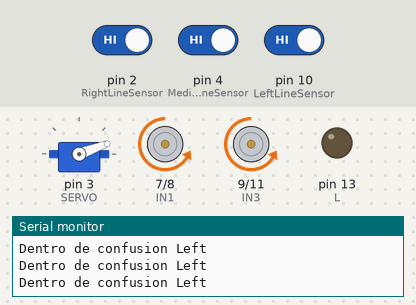
This sketch was run on a simulated Arduino Uno, built with avr-gcc and run on an emulated ATmega328P. Parts: servo, motor-driver pin pairs drawn as motors (green arrow = first pin HIGH = forward, orange = second pin HIGH = backward, longer = more drive, scaled by the enable pin), output pins drawn as LEDs (lit = HIGH), the last lines printed to the serial monitor. The test bench sets the inputs (shaded band); at power-on: pin 2 (RightLineSensor) HIGH, pin 4 (MediumLineSensor) HIGH, pin 10 (LeftLineSensor) HIGH.

Above: at 1.2 s.
1.3 s: pin 2 (RightLineSensor) driven LOW
At 2.5 s:
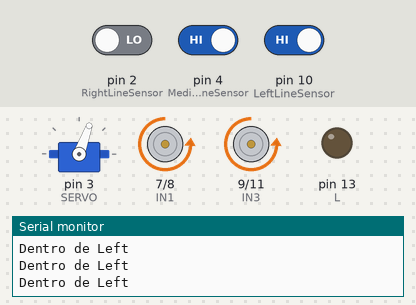
2.8 s: pin 4 (MediumLineSensor) driven LOW
At 3.7 s:
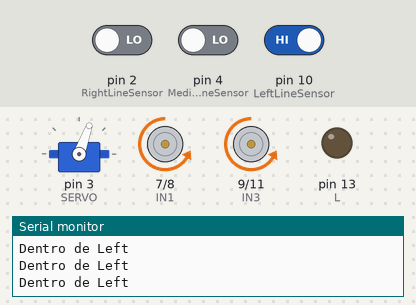
5.8 s: pin 2 (RightLineSensor) driven HIGH
At 6.6 s:
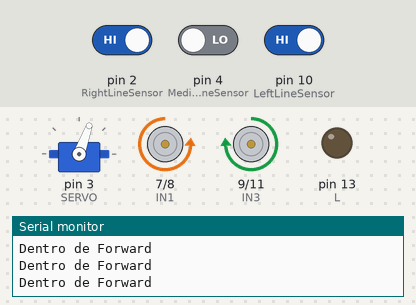
7.3 s: pin 10 (LeftLineSensor) driven LOW
At 8.3 s:
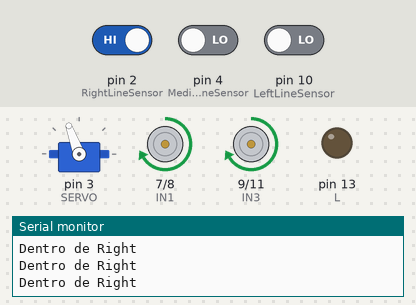
8.8 s: pin 10 (LeftLineSensor) driven HIGH
At 10.0 s:
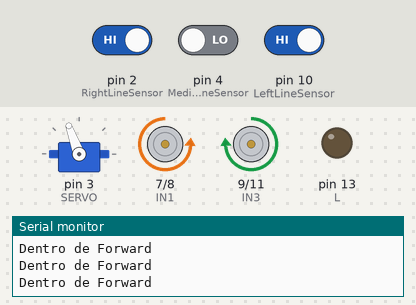
10.3 s: pin 4 (MediumLineSensor) driven HIGH
At 11.7 s:
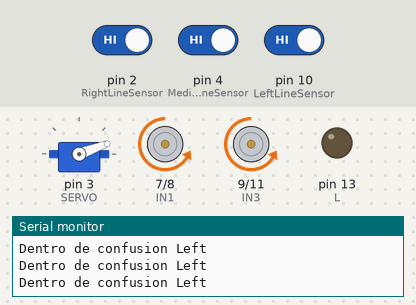
Timing chart, 0 to 13.3 s (numbered marks = the images above; inputs shaded):
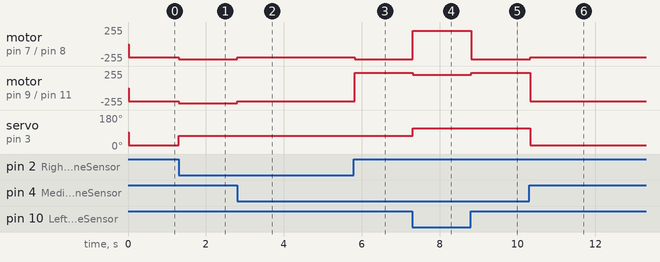

The sketch:

Siguelineas_v3.12.ino
```cpp
//www.elegoo.com

//     Right motor truth table
//Here are some handy tables to show the various modes of operation.
//  ENB         IN3             IN4         Description
//  LOW   Not Applicable   Not Applicable   Motor is off
//  HIGH        LOW             LOW         Motor is stopped (brakes)
//  HIGH        LOW             HIGH        Motor is on and turning forwards
//  HIGH        HIGH            LOW         Motor is on and turning backwards
//  HIGH        HIGH            HIGH        Motor is stopped (brakes)

#include "robot.h"
#include "motores.h"
#include "sensores.h"

#include <Servo.h>
#define SERVO 3
Servo servotest;

#define L 13

#define SERVOCONFUSIONRIGHT 170
#define SERVOCONFUSIONLEFT 20
#define SERVOLEFT 70
#define SERVOCENTER 90
#define SERVORIGHT 110

#define BLACK HIGH
#define WHITE LOW

void setup() {
  M1Setup();
  M1Speed(VELOCIDADA);
  M2Setup();
  M2Speed(VELOCIDADB);

  servotest.attach (SERVO);

  pinMode (L, OUTPUT);

 /* testAdelanteAtras();
  delay(5000);
  testCuadrado();
  delay(5000);   */

  Serial.begin(9600);


}//fin setup

// Test para comprobar que el software se coordina bien con el hardware

// 1 segundo adelante, para y 1 segundo atras
void testAdelanteAtras(){
  robotForwardInstant();
  delay(1000);
  robotBrakeInstant();
  robotBackwardInstant();
  delay(1000);
  robotBrakeInstant();
}

// test del cuadrado
void testCuadrado(){
  // repetir x 4
    // adelante
    // derecha
  robotSetSpeed (150);
  robotSquare();
}

#define VELOCIDAD_GIRO_RAPIDO 230
#define VELOCIDAD_GIRO_LENTO 200


#define PAUSA_WHILE 20

//main loop
void loop() {


  if (LTR==BLACK && LTM==BLACK && LTL==BLACK){
    delay (PAUSA_WHILE);
    servotest.write(SERVOCONFUSIONRIGHT);
    while (LTR==BLACK && LTM==BLACK && LTL==BLACK){
      robotSetSpeed (CONFUSSION);
      robotRightInstant ();
      Serial.println("Dentro Confusion Right");
    }
    servotest.write(SERVOCENTER);
 }

  while (LTR == WHITE && LTM == BLACK && LTL == WHITE){
    robotSetSpeed (VELOCIDAD_GIRO_RAPIDO);
    digitalWrite (L, HIGH);
    robotForwardInstant ();
    digitalWrite (L, LOW);
    delay (PAUSA_WHILE);
    Serial.println("Dentro de Forward");
  }


  while (LTR == BLACK){
    if (LTM == BLACK)robotSetSpeed (VELOCIDAD_GIRO_LENTO);
    else robotSetSpeed (VELOCIDAD_GIRO_RAPIDO);
    servotest.write(SERVOLEFT);
    robotLeftInstant();//ARGUMENTO: En motores=tiempo funcionando
    delay (PAUSA_WHILE);
    Serial.println("Dentro de Left");
  }

  while (LTL == BLACK){
    servotest.write(SERVOCENTER);
    if (LTM == BLACK)robotSetSpeed (VELOCIDAD_GIRO_LENTO);
    else robotSetSpeed (VELOCIDAD_GIRO_RAPIDO);
    servotest.write(SERVORIGHT);
    robotRightInstant();
    delay (PAUSA_WHILE);
    Serial.println("Dentro de Right");
  }


 if (LTR==WHITE && LTM==WHITE && LTL==WHITE){
    delay (PAUSA_WHILE);
    servotest.write(SERVOCONFUSIONLEFT);
    while (LTR==WHITE && LTM==WHITE && LTL==WHITE){
      robotSetSpeed (CONFUSSION);
      robotLeftInstant ();
      Serial.println("Dentro de confusion Left");
    }
    servotest.write(SERVOCENTER);
 }

/*
  while (LTM==WHITE && LTR==WHITE && LTL==WHITE){
    robotSetSpeed (VELOCIDAD_GIRO_RAPIDO);
    robotRightInstant ();
  }
  while (LTR==BLACK && LTL==BLACK){
    robotSetSpeed(VELOCIDAD_GIRO_RAPIDO);
    robotLeftInstant();
  }
*/

}
```

motores.cpp
```cpp
#include "robot.h"
#include <Arduino.h>

void M2Speed(int speed){
  analogWrite(ENB, speed);  //el cable ENB del motor derecho está encendido
}

void M1Speed(int speed){
  analogWrite(ENA, speed );  //el cable ENA del motor izquierdo está encendido
}

void M1Setup(){
  pinMode(IN1, OUTPUT); //declaramos el cable IN1 como salida
  //(el ordenador le manda información al robot a través de este)
  pinMode(IN2, OUTPUT);//declaramos el cable IN2 como salida
  //(el ordenador le manda información al robot a través de este)
  pinMode(ENA, OUTPUT);//declaramos el cable ENA como salida
  //(el ordenador le manda información al robot a través de este)
}

void M2Setup(){
  pinMode(IN3, OUTPUT); //declaramos el cable IN3 como salida
  //(el ordenador le manda información al robot a través de este)
  pinMode(IN4, OUTPUT);//declaramos el cable IN4 como salida
  //(el ordenador le manda información al robot a través de este)
  pinMode(ENB, OUTPUT);//declaramos el cable ENB como salida
  //(el ordenador le manda información al robot a través de este)
}


// Definimos movimientos basicos de cada motor
void M1Forward(){
  digitalWrite(IN2, HIGH);//el cable IN1 se enciende
  digitalWrite(IN1, LOW);//el cable IN2 se apaga
}

void M2Forward(){
  digitalWrite(IN4, LOW);   //el cable IN3 se apaga
  digitalWrite(IN3, HIGH);//el cable IN4 se enciende
}

void M1Backward(){
  digitalWrite(IN2, LOW);//el cable IN1 se apaga
  digitalWrite(IN1, HIGH);//el cable IN2 se enciende
}

void M2Backward(){
  digitalWrite(IN4, HIGH);//el cable IN3 se enciende
  digitalWrite(IN3, LOW); //el cable IN4 se apaga
}

void M1SmoothStop(){
  digitalWrite(IN1, LOW);//el cable IN1 se apaga
  digitalWrite(IN2, LOW);//el cable IN3 se apaga
}

void M2SmoothStop(){
  digitalWrite(IN3, LOW);//el cable IN1 se apaga
  digitalWrite(IN4, LOW);//el cable IN3 se apaga
}

void M1Brake(){
  digitalWrite(IN1, HIGH);//el cable IN1 se enciende
  digitalWrite(IN2, HIGH);//el cable IN2 se enciende
}


void M2Brake(){
  digitalWrite(IN3, HIGH);//el cable IN3 se enciende
  digitalWrite(IN4, HIGH); //el cable IN4 se enciende
}
```

motores.h
```cpp
void M1Forward();
void M2Forward();
void M1Backward();
void M2Backward();
void M1SmoothStop();
void M2SmoothStop();
void M1Brake();
void M2Brake();
void M1Speed(int speed);
void M2Speed(int speed);
void M1Setup();
void M2Setup();
```

pines_arduino.h
```cpp
// define IO pin

#define RightLineSensor 2
#define MediumLineSensor 4
#define LeftLineSensor 10

#define ServoUltrasonido 3

#define echoUltrasonido A4
#define trigUltrasonido A5

#define MandoInfraRojo 12

#define ENB 6 //indicamos que vamos a utilizar el cable+
//ENB(cable que ajusta la frecuencia en la que se enciende y apaga los
//motores derchos, es decir, la velocidad de los mismos) y este estará conectado al
//PIN 6
#define IN3 9//indicamos que vamos a utilizar el cable IN3 en el PIN 9
#define IN4 11//indicamos que vamos a utilizar el cable IN4 en el PIN 11

#define ENA 5//indicamos que vamos a utilizar el cable
//ENA(cable que ajusta la frecuencia en la que se enciende y apaga los
//motores izquierdos, es decir, la velocidad de los mismos) y este estará conectado al
//PIN 5
#define IN1 7//indicamos que vamos a utilizar el cable IN1 en el PIN 7
#define IN2 8//indicamos que vamos a utilizar el cable IN2 en el PIN 8
```

robot.cpp
```cpp
// Los Movimientos del robot a partir de los movmientos de los 2 motores

#include "motores.h"
#include <Arduino.h>

#define SPIN 547
#define FRENO 600
#define MOVEMENT 955
#define TIMES 4


void robotSetSpeed(int speed){
  M1Speed(speed);
  M2Speed(speed);
}

void robotForwardInstant(){
  //de modo que todos los motores se moveran hacia adelante
  M1Forward();
  M2Forward();
}

void robotForward(int duracion){

  robotForwardInstant();
  delay (duracion);

}

void robotRightInstant(){
  M2Forward();
  M1Backward();
}

void robotRight(int duracion){
  robotRightInstant();
  delay (duracion);
}

void robotLeftInstant(){
  M1Forward();
  M2Backward();
}

void robotLeft(int duracion){
  robotLeftInstant();
  delay (duracion);
}

void robotBackwardInstant(){
  M1Backward();
  M2Backward();
}

void robotBackward(int duracion){
  //lo que indica que ahora todos los motores se moverán hacia atrás
  robotBackwardInstant();
  delay (duracion);
}

void robotSmoothstopInstant(){
  M1SmoothStop();
  M2SmoothStop();
}

void robotSmoothstop(int duracion){
  //de este modo todos los motores se apagaran progresivamente
  robotBackwardInstant();
  delay (duracion);
}

void robotBrakeInstant(){
  M1Brake();
  M2Brake();
}

void robotBrake(int duracion){
  robotBrakeInstant();
  //de manera que todos los mostores quedarán repentinamente parados y bloqueados
  delay (duracion);
}

void robotSquare(){
  for(int i = 0; i < TIMES; i++){
    robotForward(MOVEMENT);
    robotRight(SPIN);
  }
}
```

robot.h
```cpp
#include "pines_arduino.h"

#define CONFUSSION 200

#define VELOCIDADA 200
#define VELOCIDADB 200

void robotSetSpeed(int speed);
void robotForwardInstant();
void robotForward(int duracion);
void robotLeftInstant();
void robotLeft(int duracion);
void robotLeftInstant();
void robotRight(int duracion);
void robotRightInstant();
void robotBackward(int duracion);
void robotBackwardInstant();
void robotSmoothstop(int duracion);
void robotSmoothstopInstant();
void robotBrake(int duracion);
void robotBrakeInstant();
void robotSquare();
```

sensores.h
```cpp
// true if light reflection
#define LTR !digitalRead(RightLineSensor)
#define LTM !digitalRead(MediumLineSensor)
#define LTL !digitalRead(LeftLineSensor)
```

Measured:
- after the input at 1.3 s, motor on pin 7 (IN1) / pin 8 (IN2), motor on pin 9 (IN3) / pin 11 (IN4): backward 200/255 → backward 230/255 at once; servo on pin 3 (SERVO): 20° → 70° at once
- after the input at 2.8 s, motor on pin 7 (IN1) / pin 8 (IN2), motor on pin 9 (IN3) / pin 11 (IN4): backward 230/255 → backward 200/255 at once
- after the input at 5.8 s, motor on pin 7 (IN1) / pin 8 (IN2): backward 200/255 → backward 230/255 at once; motor on pin 9 (IN3) / pin 11 (IN4): backward 200/255 → forward 230/255 at once
- after the input at 7.3 s, motor on pin 7 (IN1) / pin 8 (IN2): backward 230/255 → forward 200/255 at once; motor on pin 9 (IN3) / pin 11 (IN4): forward 230/255 → forward 200/255 at once; servo on pin 3 (SERVO): 70° → 110° at once
- after the input at 8.8 s, motor on pin 7 (IN1) / pin 8 (IN2): forward 200/255 → backward 230/255 at once; motor on pin 9 (IN3) / pin 11 (IN4): forward 200/255 → forward 230/255 at once
- after the input at 10.3 s, motor on pin 7 (IN1) / pin 8 (IN2): backward 230/255 → backward 200/255 at once; motor on pin 9 (IN3) / pin 11 (IN4): forward 230/255 → backward 200/255 at once; servo on pin 3 (SERVO): 110° → 20° at once
